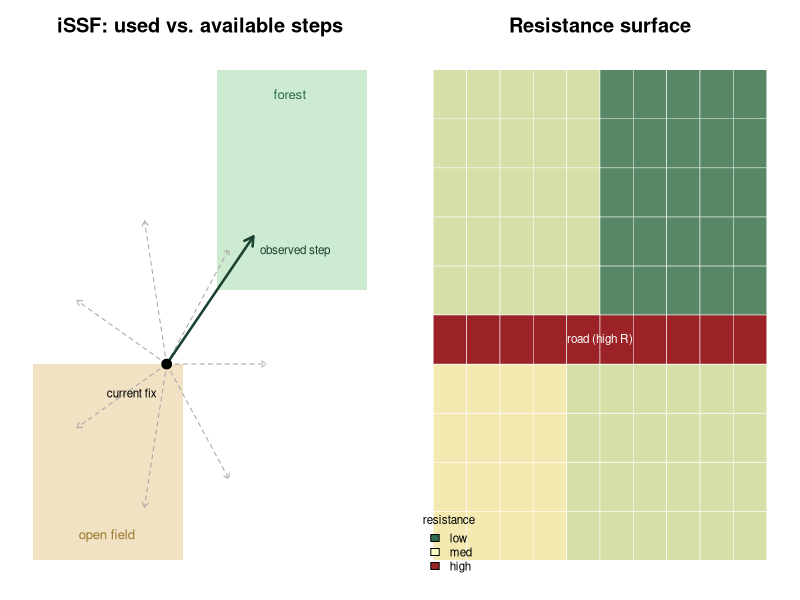
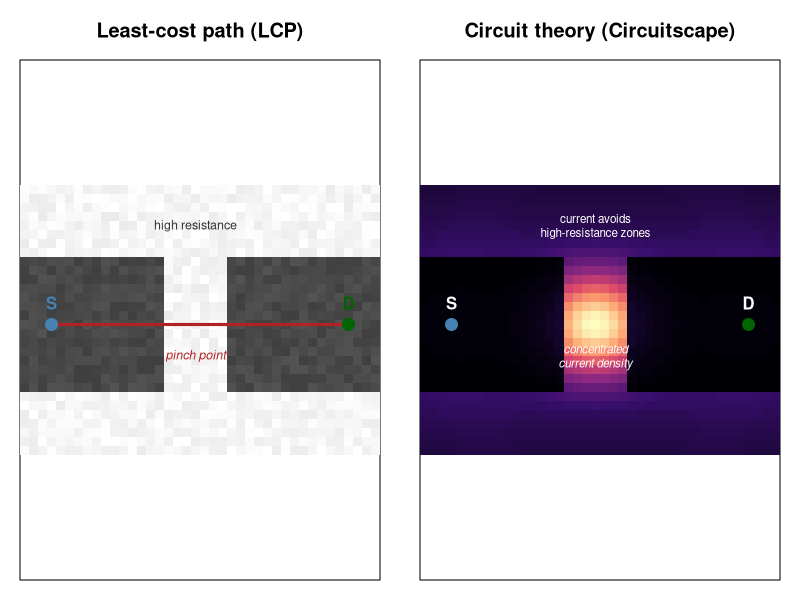
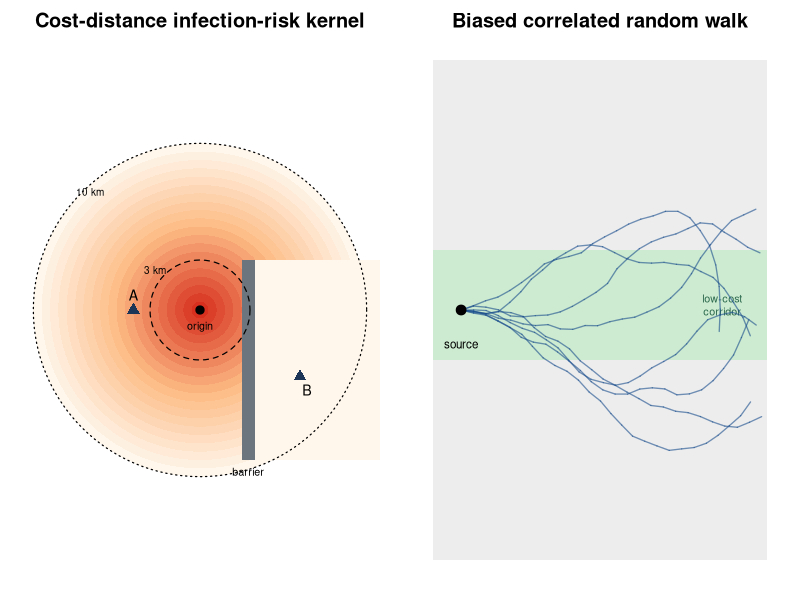
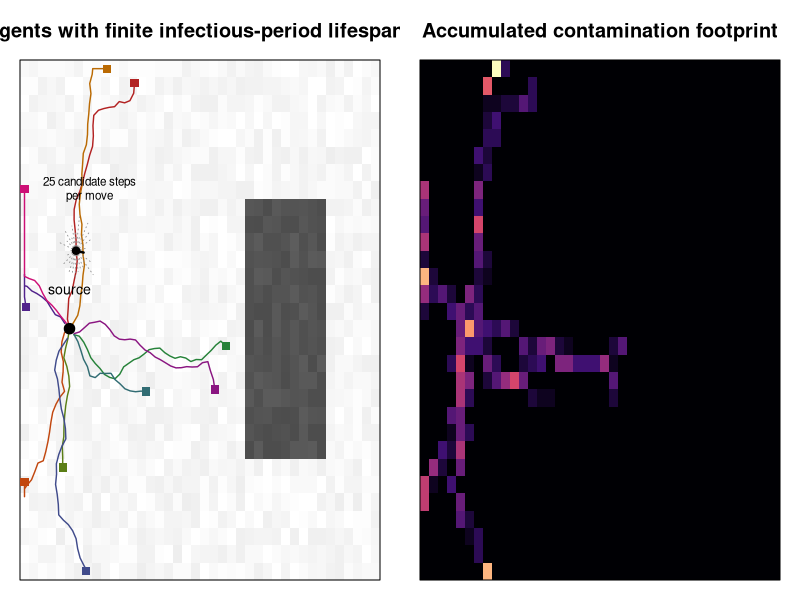

These figures' R source, in order:
## ---- chunk 1
#| label: fig-issf-schematic
#| echo: false
#| fig-width: 9
#| fig-height: 4.2
#| fig-cap: "Schematic overview of the iSSF workflow. Left: an observed movement step (solid arrow) is compared against random alternative steps (dashed arrows) to estimate habitat selection coefficients. Right: the coefficients are projected onto a raster, with green cells indicating low resistance and red cells indicating high resistance."

op <- par(mfrow = c(1, 2), mar = c(1, 1, 2.5, 1))

# Panel A: used vs. available steps
plot(0, 0, type = "n", xlim = c(0, 10), ylim = c(0, 10), axes = FALSE,
     xlab = "", ylab = "", main = "iSSF: used vs. available steps")
rect(5.5, 5.5, 10, 10, col = "#cdebd0", border = NA); text(7.7, 9.5, "forest", col = "#2d6a4f", cex = 0.8)
rect(0, 0, 4.5, 4, col = "#f1e2c4", border = NA);     text(2.2, 0.5, "open field", col = "#9c7a30", cex = 0.8)
x0 <- 4; y0 <- 4
set.seed(1)
for (a in seq(0, 2 * pi, length.out = 8)[-8])
  arrows(x0, y0, x0 + 3 * cos(a), y0 + 3 * sin(a), length = 0.06, col = "grey65", lty = 2)
arrows(x0, y0, 6.6, 6.6, length = 0.10, col = "#1b4332", lwd = 2.5)
points(x0, y0, pch = 19, cex = 1.3)
text(x0 - 0.3, y0 - 0.6, "current fix", cex = 0.7, adj = 1)
text(6.8, 6.3, "observed step", cex = 0.7, adj = 0, col = "#1b4332")

# Panel B: resistance raster
plot(0, 0, type = "n", xlim = c(0, 10), ylim = c(0, 10), axes = FALSE,
     xlab = "", ylab = "", main = "Resistance surface")
pal <- colorRampPalette(c("#2d6a4f", "#fdfdbf", "#9b2226"))(100)
for (i in 0:9) for (j in 0:9) {
  val <- 0.4
  if (i >= 5 && j >= 5) val <- 0.1
  if (i < 4 && j < 4) val <- 0.55
  rect(i, j, i + 1, j + 1, col = pal[round(val * 99) + 1], border = "white", lwd = 0.5)
}
for (i in 0:9) rect(i, 4, i + 1, 5, col = "#9b2226", border = "white", lwd = 0.5)
text(5, 4.5, "road (high R)", col = "white", cex = 0.7)
legend("bottomleft", fill = c("#2d6a4f", "#fdfdbf", "#9b2226"),
       legend = c("low", "med", "high"), bty = "n", cex = 0.7, title = "resistance")
par(op)
## ---- chunk 2
#| label: fig-lcp-circuit-schematic
#| fig-cap: "Comparison of least-cost path (LCP) and circuit-theory corridor modelling on the same resistance surface. Left: LCP identifies a single optimal route (red line) between source (S) and destination (D) through the lowest-resistance gap. Right: Circuit theory distributes current across all possible pathways simultaneously, with high current density (yellow) highlighting the pinch point where movement is most concentrated."
#| fig-width: 11
#| fig-height: 5

set.seed(123)
nx <- 40; ny <- 30

# Resistance surface: two high-resistance blocks separated by a narrow corridor
res <- matrix(2, nrow = ny, ncol = nx)
res[8:22, 1:16]  <- 9
res[8:22, 24:40] <- 9
res <- res + matrix(runif(nx * ny, -0.4, 0.4), nrow = ny)
res[res < 1] <- 1

source_xy <- c(4, 15)
dest_xy   <- c(37, 15)

par(mfrow = c(1, 2), mar = c(1, 1, 3, 1))

# --- Panel 1: Least-cost path ---
image(1:nx, 1:ny, t(res), col = colorRampPalette(c("white", "grey25"))(100),
      xaxt = "n", yaxt = "n", xlab = "", ylab = "", asp = 1,
      main = "Least-cost path (LCP)")

lcp_x <- c(source_xy[1], 12, 17, 20, 23, 28, dest_xy[1])
lcp_y <- c(source_xy[2], 15, 15, 15, 15, 15, dest_xy[2])
lines(lcp_x, lcp_y, col = "firebrick", lwd = 3)
points(source_xy[1], source_xy[2], pch = 19, cex = 1.6, col = "steelblue")
points(dest_xy[1], dest_xy[2], pch = 19, cex = 1.6, col = "darkgreen")
text(source_xy[1], source_xy[2] + 2.4, "S", font = 2, col = "steelblue")
text(dest_xy[1], dest_xy[2] + 2.4, "D", font = 2, col = "darkgreen")
text(20, 26, "high resistance", cex = 0.75, col = "grey20")
text(20, 11.5, "pinch point", cex = 0.75, col = "firebrick", font = 3)

# --- Panel 2: Circuit theory ---
xx <- matrix(rep(1:nx, each = ny), nrow = ny)
yy <- matrix(rep(1:ny, times = nx), nrow = ny)
dist_S <- sqrt((xx - source_xy[1])^2 + (yy - source_xy[2])^2)
dist_D <- sqrt((xx - dest_xy[1])^2 + (yy - dest_xy[2])^2)
gap_focus <- exp(-((xx - 20)^2) / 40) * exp(-((yy - 15)^2) / 30)

current <- exp(-dist_S / 14) + exp(-dist_D / 14) + 2.4 * gap_focus
current[res > 7] <- current[res > 7] * 0.15   # current avoids high-resistance blocks

magma_ramp <- colorRampPalette(c("#000004", "#3B0F70", "#8C2981",
                                 "#DE4968", "#FE9F6D", "#FCFDBF"))(100)
image(1:nx, 1:ny, t(current), col = magma_ramp,
      xaxt = "n", yaxt = "n", xlab = "", ylab = "", asp = 1,
      main = "Circuit theory (Circuitscape)")
points(source_xy[1], source_xy[2], pch = 19, cex = 1.6, col = "steelblue")
points(dest_xy[1], dest_xy[2], pch = 19, cex = 1.6, col = "darkgreen")
text(source_xy[1], source_xy[2] + 2.4, "S", font = 2, col = "white")
text(dest_xy[1], dest_xy[2] + 2.4, "D", font = 2, col = "white")
text(20, 11.5, "concentrated\ncurrent density", cex = 0.7, col = "white", font = 3)
text(20, 26, "current avoids\nhigh-resistance zones", cex = 0.7, col = "white")
## ---- chunk 3
#| label: fig-kernel-schematic
#| echo: false
#| fig-width: 6.5
#| fig-height: 5.5
#| fig-cap: "Schematic of the cost-distance infection-risk kernel. Risk decays exponentially from the outbreak origin. Because distance is measured through the resistance surface rather than in a straight line, a barrier casts a low-risk shadow: location B, behind the barrier, carries far lower risk than location A at the same straight-line distance in open terrain. Dashed and dotted circles mark the EFSA protection (about 3 km) and surveillance (about 10 km) thresholds."

par(mar = c(1, 1, 2, 1))
plot(0, 0, type = "n", xlim = c(-10, 10), ylim = c(-10, 10), axes = FALSE,
     xlab = "", ylab = "", asp = 1, main = "Cost-distance infection-risk kernel")
rr  <- seq(10, 0.5, by = -0.5)
pal <- colorRampPalette(c("#fff7ec", "#fdbb84", "#d7301f"))(length(rr))
for (i in seq_along(rr)) symbols(0, 0, circles = rr[i], inches = FALSE, add = TRUE, bg = pal[i], fg = NA)
polygon(c(3.3, 11, 11, 3.3), c(-9, -9, 3, 3), col = "#fff7ec", border = NA)  # cost-distance shadow
rect(2.5, -9, 3.3, 3, col = "#6c757d", border = NA); text(2.9, -9.7, "barrier", cex = 0.65)
symbols(0, 0, circles = 3,  inches = FALSE, add = TRUE, fg = "black", lty = 2, lwd = 1.2)
symbols(0, 0, circles = 10, inches = FALSE, add = TRUE, fg = "black", lty = 3, lwd = 1.2)
text(-2.7, 2.4, "3 km", cex = 0.6); text(-6.6, 7.1, "10 km", cex = 0.6)
points(0, 0, pch = 19, cex = 1.1); text(0, -1, "origin", cex = 0.65)
points(-4, 0, pch = 17, col = "#1d3557", cex = 1.3); text(-4, 0.9, "A", cex = 0.85)
points(6, -4, pch = 17, col = "#1d3557", cex = 1.3); text(6.4, -4.8, "B", cex = 0.85)
## ---- chunk 4
#| label: fig-bcrw-schematic
#| echo: false
#| fig-width: 6.5
#| fig-height: 5
#| fig-cap: "Schematic of a biased correlated random walk. Several stochastic trajectories start from the same source. Directional persistence keeps successive steps roughly aligned, while a bias toward low-cost terrain steers the walks along the low-resistance corridor (green band). Accumulated over many walks, the visit density approximates the circuit-theory current map."

par(mar = c(1, 1, 2, 1))
plot(0, 0, type = "n", xlim = c(0, 12), ylim = c(0, 10), axes = FALSE,
     xlab = "", ylab = "", main = "Biased correlated random walk")
rect(0, 0, 12, 10, col = "#ededed", border = NA)
rect(0, 4, 12, 6.2, col = "#cdebd0", border = NA)
text(10.4, 5.1, "low-cost\ncorridor", cex = 0.65, col = "#2d6a4f")
set.seed(10)
sx <- 1; sy <- 5
for (w in 1:8) {
  x <- sx; y <- sy; head <- 0
  for (s in 1:25) {
    head <- head + rnorm(1, 0, 0.15) + (5 - y) * 0.05
    nx <- x + 0.45 * cos(head); ny <- y + 0.45 * sin(head)
    segments(x, y, nx, ny, col = rgb(0.1, 0.3, 0.55, 0.6), lwd = 1.3)
    x <- nx; y <- ny
  }
}
points(sx, sy, pch = 19, cex = 1.3); text(sx, sy - 0.7, "source", cex = 0.7)
## ---- chunk 5
#| label: fig-ibmm-schematic
#| echo: false
#| fig-width: 11
#| fig-height: 5
#| fig-cap: "Schematic of the iSSF-based movement simulation. Left: simulated agents move step by step through the resistance surface, with each trajectory terminating after a drawn infectious lifespan (square endpoints). At each step, 25 candidate steps (dotted grey) are sampled from the movement kernel and the realised step (solid black) is selected based on habitat suitability. Right: aggregating many agent trajectories produces a spatial contamination footprint showing the likely spread extent from the source patch."

set.seed(11)
nx <- 40; ny <- 30
res <- matrix(2, nrow = ny, ncol = nx)
res[8:22, 26:34] <- 8                   # patch of high-cost terrain
res <- res + matrix(runif(nx * ny, -0.3, 0.3), nrow = ny)
res[res < 1] <- 1

ramp_grey <- colorRampPalette(c("white", "grey30"))(100)
heat_ramp <- colorRampPalette(c("#000004", "#3B0F70", "#8C2981",
                                "#DE4968", "#FE9F6D", "#FCFDBF"))(100)
agent_cols <- colorRampPalette(c("firebrick", "darkorange3", "forestgreen",
                                 "steelblue4", "purple4", "deeppink3"))(10)

source_xy <- c(6, 15)

sim_agent <- function(lifespan, kappa = 6) {
  x <- source_xy[1]; y <- source_xy[2]; head <- runif(1, -pi, pi)
  path <- matrix(NA, nrow = lifespan, ncol = 2)
  for (s in seq_len(lifespan)) {
    head <- head + rnorm(1, 0, 0.25)
    nx_try <- x + 0.6 * cos(head); ny_try <- y + 0.6 * sin(head)
    nx_try <- min(max(nx_try, 1), nx); ny_try <- min(max(ny_try, 1), ny)
    if (runif(1) < 1 / res[round(ny_try), round(nx_try)]) {
      x <- nx_try; y <- ny_try
    }
    path[s, ] <- c(x, y)
  }
  path
}

lifespans <- sample(30:75, 10)
agents <- lapply(lifespans, sim_agent)

# --- illustrate the 25 candidate ('available') steps drawn at one decision point ---
draw_step_choice <- function(x, y, heading, n_candidates = 25, chosen_idx = 13) {
  angles <- heading + seq(-pi, pi, length.out = n_candidates + 1)[1:n_candidates]
  lens   <- runif(n_candidates, 0.8, 2.4)
  for (k in seq_len(n_candidates)) {
    xe <- x + lens[k] * cos(angles[k])
    ye <- y + lens[k] * sin(angles[k])
    segments(x, y, xe, ye, col = "grey55", lwd = 0.8, lty = 3)
  }
  xe <- x + lens[chosen_idx] * cos(angles[chosen_idx])
  ye <- y + lens[chosen_idx] * sin(angles[chosen_idx])
  segments(x, y, xe, ye, col = "black", lwd = 2.4)
  points(x, y, pch = 19, cex = 1, col = "black")
  text(x + 1.5, y + 3.6, "25 candidate steps\nper move", cex = 0.7)
}

par(mfrow = c(1, 2), mar = c(1, 1, 3, 1))

# Panel 1: trajectories with finite lifespans and the step-choice fan
image(1:nx, 1:ny, t(res), col = ramp_grey, axes = FALSE, xlab = "", ylab = "",
      main = "Agents with finite infectious-period lifespans")
box()
for (i in seq_along(agents)) {
  p <- agents[[i]]
  lines(p[, 1], p[, 2], col = agent_cols[i], lwd = 1.4)
  points(p[nrow(p), 1], p[nrow(p), 2], pch = 15, col = agent_cols[i], cex = 1.1)
}
points(source_xy[1], source_xy[2], pch = 19, cex = 1.4)
text(source_xy[1], source_xy[2] + 2.2, "source", cex = 0.85)

focus_step <- 18
fp <- agents[[1]][focus_step, ]
fp_prev <- agents[[1]][focus_step - 1, ]
fp_heading <- atan2(fp[2] - fp_prev[2], fp[1] - fp_prev[1])
draw_step_choice(fp[1], fp[2], fp_heading)

# Panel 2: accumulated contamination footprint
visit <- matrix(0, nrow = ny, ncol = nx)
for (p in agents) {
  ix <- round(p[, 1]); iy <- round(p[, 2])
  for (k in seq_along(ix)) visit[iy[k], ix[k]] <- visit[iy[k], ix[k]] + 1
}
image(1:nx, 1:ny, t(visit), col = heat_ramp, axes = FALSE, xlab = "", ylab = "",
      main = "Accumulated contamination footprint")
box()
